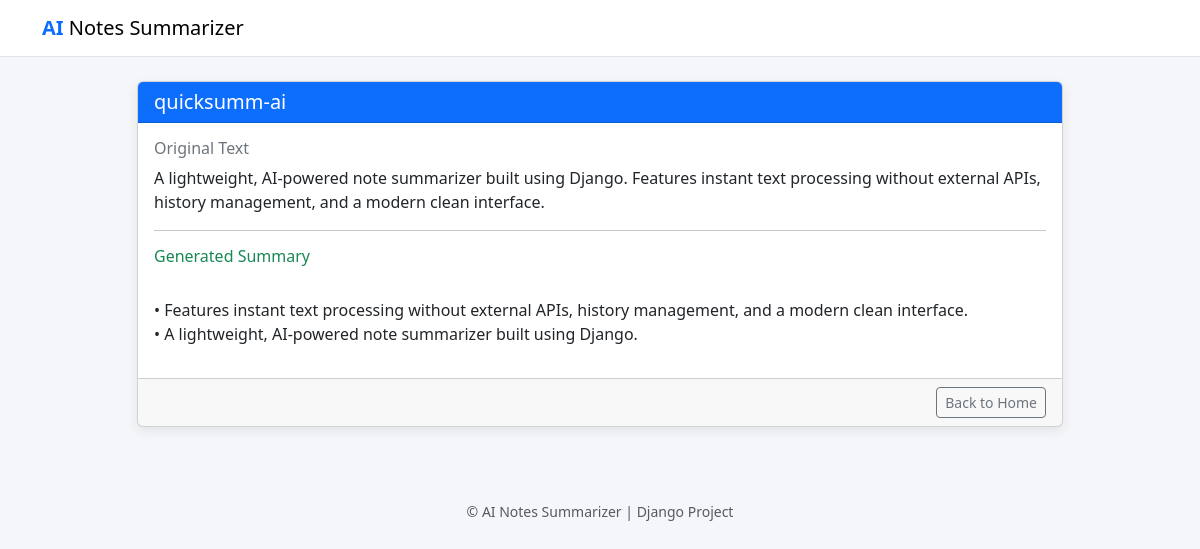
Page /note/6/ on the committed database.
### summarizer/models.py (models this page shows, shortened)
class Note(models.Model):
    title = models.CharField(max_length=200)
    original_text = models.TextField()
    summary_text = models.TextField()
    created_at = models.DateTimeField(auto_now_add=True)
    class Meta:
        ordering = ['-created_at']

### summarizer/views.py (the view)
# urls.py: path('note/<int:pk>/', views.note_detail, name='note_detail'),
def note_detail(request, pk):
    note = get_object_or_404(Note, pk=pk)
    return render(request, 'summarizer/detail.html', {'note': note})

### summarizer/templates/summarizer/detail.html (shortened to what this page needs)
{% extends 'summarizer/base.html' %}
{% block content %}
<div class="row justify-content-center">
    <div class="col-lg-10">
        <div class="card card-shadow mb-4">
            <div class="card-header bg-primary text-white">
                <h5 class="mb-0">{{ note.title }}</h5>
            </div>
            <div class="card-body">
                <h6 class="text-secondary">Original Text</h6>
                <p style="white-space: pre-wrap;">{{ note.original_text }}</p>
                <hr>
                <h6 class="text-success">Generated Summary</h6>
                <p style="white-space: pre-wrap;">{{ note.summary_text }}</p>
            </div>
            <div class="card-footer text-end">
                <a href="{% url 'home' %}" class="btn btn-outline-secondary btn-sm">
                    Back to Home
                </a>
            </div>
        </div>
    </div>
</div>
{% endblock %}

### summarizer/templates/summarizer/base.html (style rules this page uses)
body { background: #f4f6f9; }
.card-shadow { box-shadow: 0 4px 12px rgba(0,0,0,0.08); }

### rows in the picture
Note: title "quicksumm-ai", original_text "A lightweight, AI-powered note summarizer built using Django. Features instant text processing without external APIs, history management, and a modern clean interface.", summary_text "• Features instant text processing without external APIs, history management, and a modern clean interface. • A lightweight, AI-powered note summarizer built using Django."
